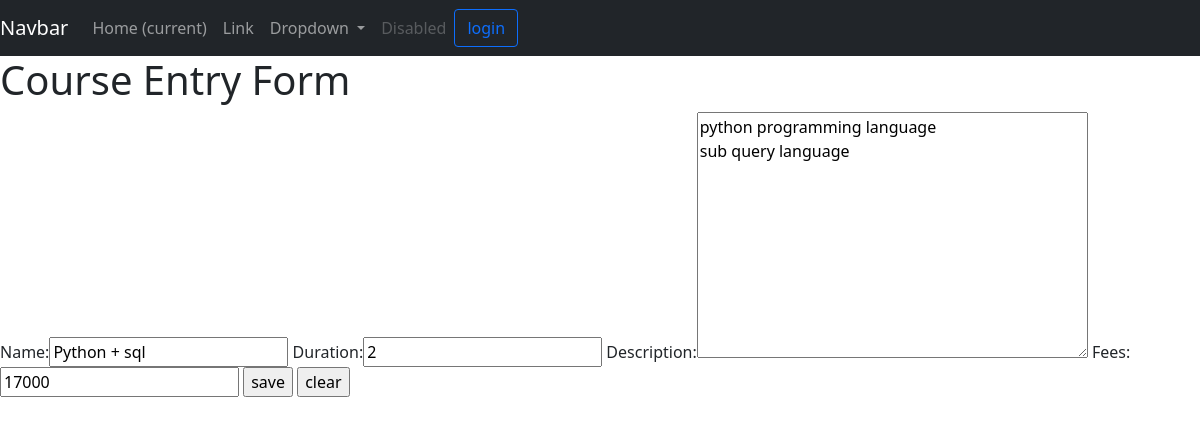
The app's page /course/update/3 with its own data.
### course/models.py (models this page shows, shortened)
class course_master(models.Model):
    name=models.CharField(max_length=30)
    duration=models.IntegerField()
    description=models.TextField()
    fees=models.IntegerField()

### course/views.py (the view)
# urls.py: path("update/<int:pk>",views.CourseUpdateView.as_view(),name="course-update"),
class CourseUpdateView(UpdateView):
    model = course_master
    fields = '__all__'
    template_name = 'course/course_register.html'

### course/templates/course/course_register.html (shortened to what this page needs)
{% extends "course/layout.html" %}
{% block body %}
    <h1> Course Entry Form </h1>
    <form  method="post">
        {{ form }}
        <input type="submit" value="save">
        <input type="reset" value="clear">
    </form>
{% endblock %}

### records on screen
course_master: name "Python + sql", duration "2", description "python programming language sub query language", fees "17000"
